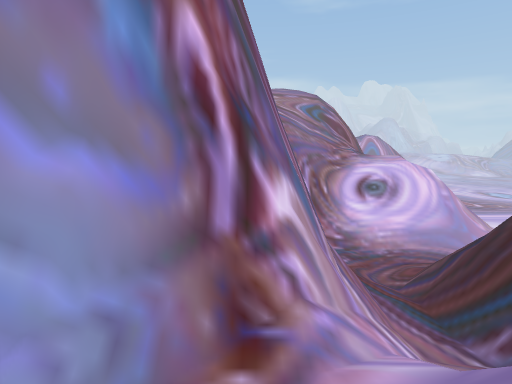
view 1 (above)

17 first-person views from a walk through a 3-D level made in the Unity game engine. The camera is 1.5 m above the floor, tilts 8° down and sees 80° across. The floor is counted in squares, 1 m on a side. Each view is taken from the middle of a square. On the plan, view 1 faces up. The plan holds only what a view shows up to about 15 squares ahead; the rest is blank. The place goes on beyond the plan. The player character is not drawn.

view 2
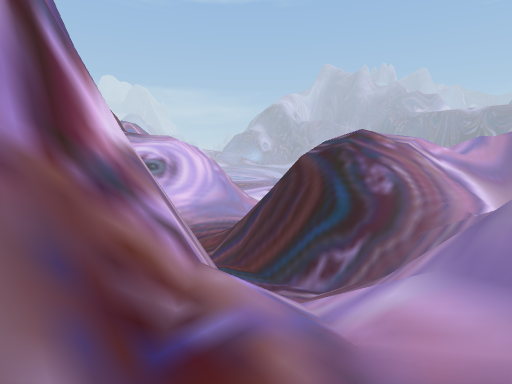

view 3
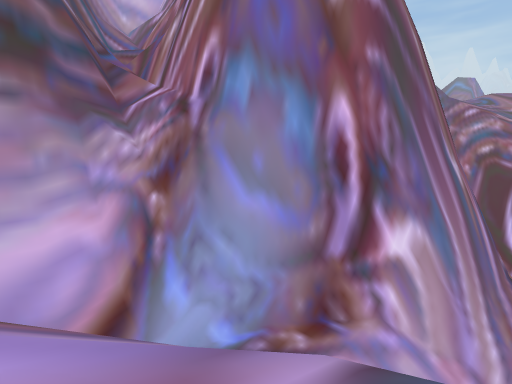

view 4
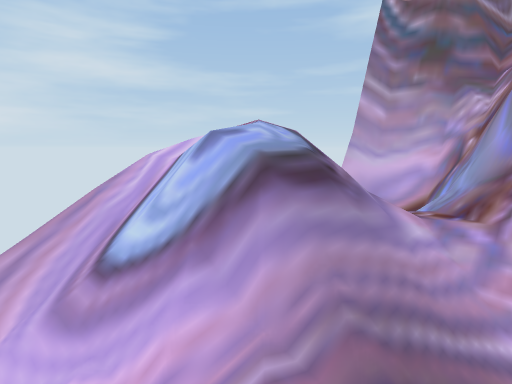

view 5
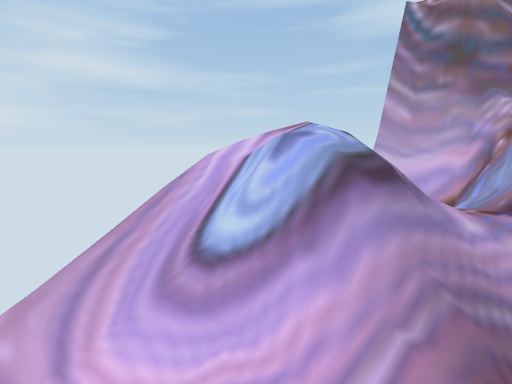

view 6
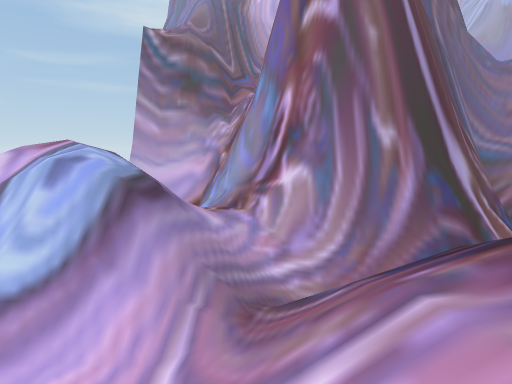

view 7
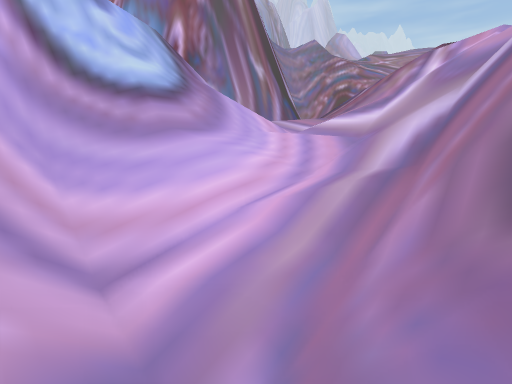

view 8
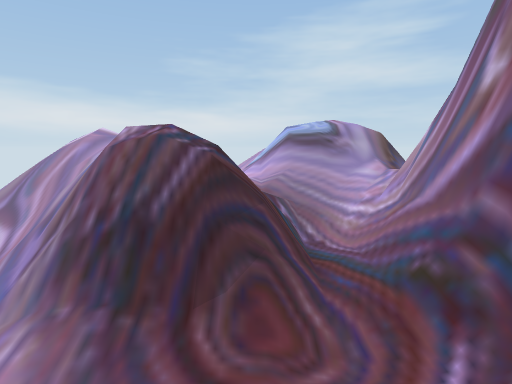

view 9
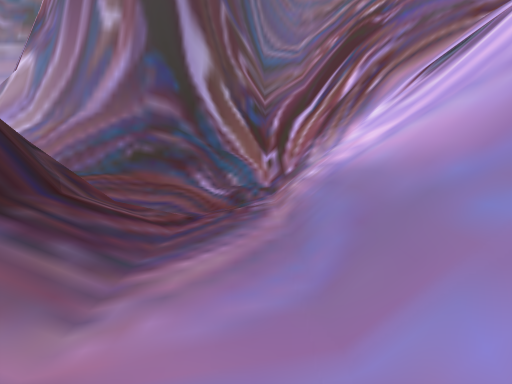

view 10
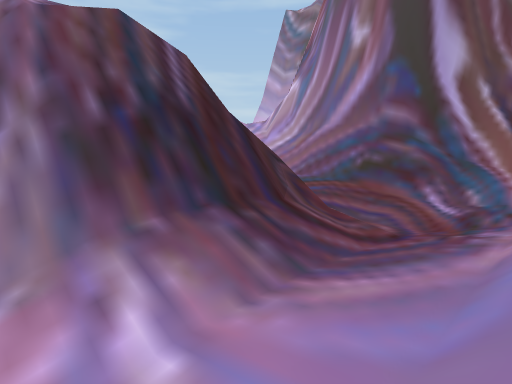

view 11
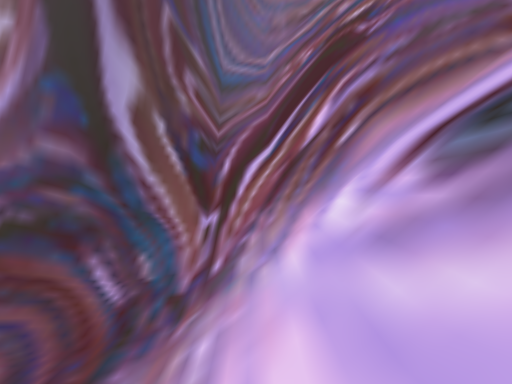

view 12
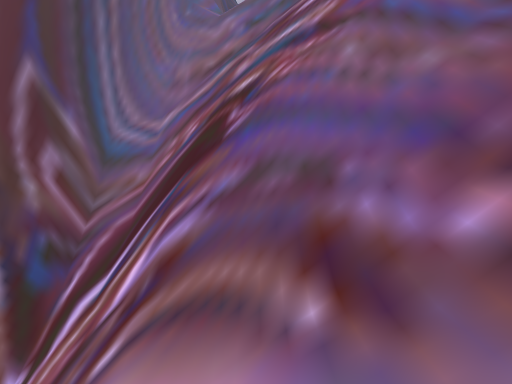

view 13
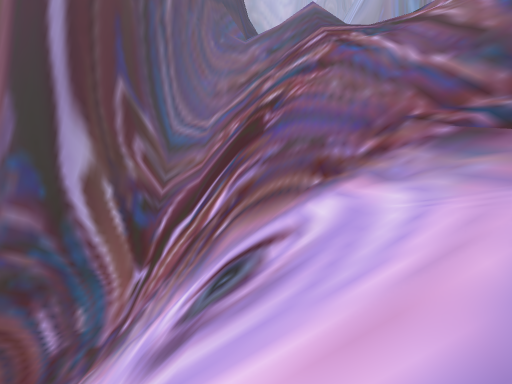

view 14
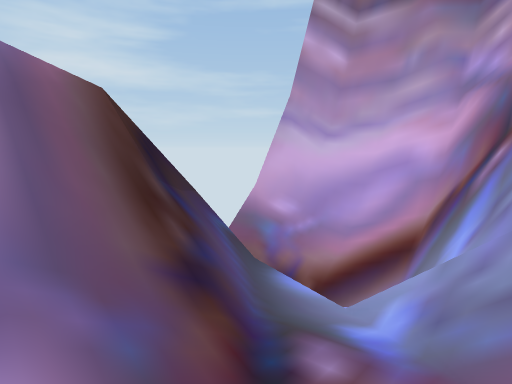

view 15
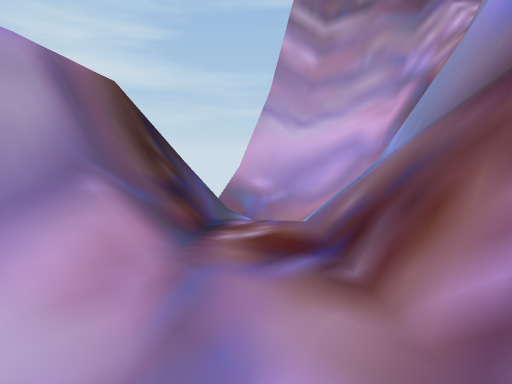

view 16
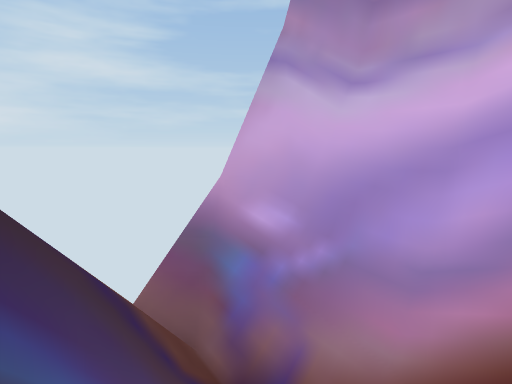

view 17
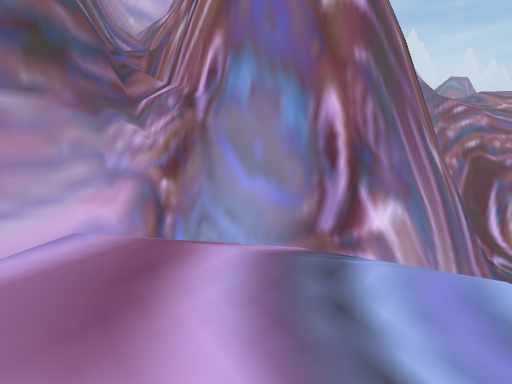

### Floor plan
Key: @ floor where view 1 was taken; # wall or solid block; . main floor; : floor 0.25 m higher than the main floor; - floor 0.5 m lower than the main floor; _ floor 0.75 m lower than the main floor; + floor 2.25 m higher than the main floor; * floor 2.75 m higher than the main floor; % floor 3.25 m higher than the main floor; & floor 6.25 m higher than the main floor; / step, stairs or slope; = window, fence, low wall or low ledge; ^ raised ledge; v drop or lower ground; O other object.
Columns run from 8 left of view 1 to 16 right of it. Each row starts with its distance up from view 1.
 26     ==vv=#//=#///////
 25     vvv#=vvv=#=///////
 24     vvvvvvvv#=/////////
 23  =/vvvvvvvv###=/////v
 22  =vvvvvvvv ###/////###
 21   vvvvv   ###//////////
 20    vvv   ###///////////=/
 19    vv     #=/.///......//
 18           #=/////---.../
 17           #=#//__-///////
 16           #=#=/_/////////
 15           ###=//===#####=
 14            ##=//==######=
 13             #=//=^^^^vv##
 12             #//=##v^vvv##
 11             #..=##v////v=
 10           ###..=##v////
  9          ##=/..=#*/////
  8          ###/::=#///////
  7        ###=////=#////////
  6       ###=///////////////
  5     ###==///////////////=
  4     ##//%//////##//////=#
  3   ###O/%/////###=#/+///=
  2  ###////////v/// =/////=#
  1 ##// /==////////v=/////=#
  0 ##// ==#@///////v//////==
 -1 #=//=#v////////#/////////
 -2 #=/=##v///&////////////
 -3 ##/v=    ////////////// :
 -4 ##vv

Positions as (right, up) in squares from view 1, and headings:
1: (0, 0), facing up
2: (-1, 3), facing up-right
3: (4, -2), facing up-left
4: (12, 7), facing down-left
5: (14, 6), facing down-left
6: (16, 6), facing left
7: (16, -3), facing up-left
8: (9, 23), facing down
9: (16, 19), facing left
10: (16, 20), facing down-left
11: (12, 21), facing left
12: (9, 25), facing left
13: (14, 24), facing left
14: (1, 4), facing down-left
15: (2, 6), facing down-left
16: (-3, 1), facing down-left
17: (5, -3), facing up-left
